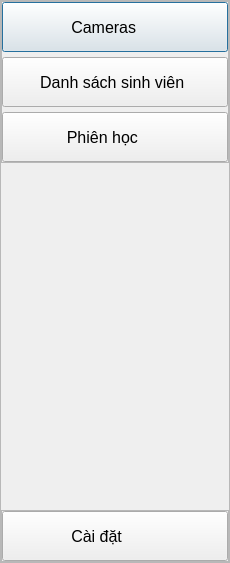
        <widget class="QFrame" name="menu">
         <property name="sizePolicy">
          <sizepolicy hsizetype="Maximum" vsizetype="Preferred">
           <horstretch>0</horstretch>
           <verstretch>0</verstretch>
          </sizepolicy>
         </property>
         <property name="minimumSize">
          <size>
           <width>230</width>
           <height>0</height>
          </size>
         </property>
         <property name="styleSheet">
          <string notr="true">#menu{
	background-color: rgb(135, 135, 135);
	border-bottom-left-radius: 10px;

}</string>
         </property>
         <property name="frameShape">
          <enum>QFrame::StyledPanel</enum>
         </property>
         <property name="frameShadow">
          <enum>QFrame::Raised</enum>
         </property>
         <layout class="QVBoxLayout" name="verticalLayout_3">
          <property name="spacing">
           <number>0</number>
          </property>
          <property name="leftMargin">
           <number>0</number>
          </property>
          <property name="topMargin">
           <number>0</number>
          </property>
          <property name="rightMargin">
           <number>0</number>
          </property>
          <property name="bottomMargin">
           <number>0</number>
          </property>
          <item>
           <widget class="QFrame" name="frame_5">
            <property name="frameShape">
             <enum>QFrame::StyledPanel</enum>
            </property>
            <property name="frameShadow">
             <enum>QFrame::Raised</enum>
            </property>
            <layout class="QVBoxLayout" name="verticalLayout_2">
             <property name="spacing">
              <number>5</number>
             </property>
             <property name="leftMargin">
              <number>0</number>
             </property>
             <property name="topMargin">
              <number>0</number>
             </property>
             <property name="rightMargin">
              <number>0</number>
             </property>
             <property name="bottomMargin">
              <number>0</number>
             </property>
             <item>
              <widget class="QPushButton" name="btn_camera">
               <property name="enabled">
                <bool>true</bool>
               </property>
               <property name="minimumSize">
                <size>
                 <width>0</width>
                 <height>50</height>
                </size>
               </property>
               <property name="font">
                <font>
                 <pointsize>12</pointsize>
                </font>
               </property>
               <property name="cursor">
                <cursorShape>PointingHandCursor</cursorShape>
               </property>
               <property name="contextMenuPolicy">
                <enum>Qt::DefaultContextMenu</enum>
               </property>
               <property name="layoutDirection">
                <enum>Qt::LeftToRight</enum>
               </property>
               <property name="autoFillBackground">
                <bool>false</bool>
               </property>
               <property name="styleSheet">
                <string notr="true">QPushButton {
	text-align: left;
    padding-left: 15px;
}

QPushButton:hover {
	background-color: rgb(153, 153, 153);
}
QPushButton:pressed {
	background-color: rgb(163, 163, 163);
}</string>
               </property>
               <property name="text">
                <string>            Cameras</string>
               </property>
               <property name="icon">
                <iconset resource="resources.qrc">
                 <normaloff>:/icons/images/icons/cil-camera.png</normaloff>:/icons/images/icons/cil-camera.png</iconset>
               </property>
               <property name="iconSize">
                <size>
                 <width>16</width>
                 <height>16</height>
                </size>
               </property>
               <property name="shortcut">
                <string/>
               </property>
               <property name="checkable">
                <bool>false</bool>
               </property>
               <property name="autoRepeat">
                <bool>false</bool>
               </property>
               <property name="autoExclusive">
                <bool>false</bool>
               </property>
               <property name="autoDefault">
                <bool>false</bool>
               </property>
               <property name="default">
                <bool>true</bool>
               </property>
              </widget>
             </item>
             <item>
              <widget class="QPushButton" name="btn_list_student">
               <property name="minimumSize">
                <size>
                 <width>0</width>
                 <height>50</height>
                </size>
               </property>
               <property name="font">
                <font>
                 <pointsize>12</pointsize>
                </font>
               </property>
               <property name="cursor">
                <cursorShape>PointingHandCursor</cursorShape>
               </property>
               <property name="styleSheet">
                <string notr="true">QPushButton {
	text-align: left;
    padding-left: 15px;
}
QPushButton:hover {
	background-color: rgb(153, 153, 153);
}
QPushButton:pressed {
	background-color: rgb(163, 163, 163);
}</string>
               </property>
               <property name="text">
                <string>     Danh sách sinh viên</string>
               </property>
               <property name="icon">
                <iconset resource="resources.qrc">
                 <normaloff>:/icons/images/icons/cil-featured-playlist.png</normaloff>:/icons/images/icons/cil-featured-playlist.png</iconset>
               </property>
               <property name="iconSize">
                <size>
                 <width>25</width>
                 <height>25</height>
                </size>
               </property>
              </widget>
             </item>
             <item>
              <widget class="QPushButton" name="btn_list_session">
               <property name="minimumSize">
                <size>
                 <width>0</width>
                 <height>50</height>
                </size>
               </property>
               <property name="font">
                <font>
                 <pointsize>12</pointsize>
                </font>
               </property>
               <property name="cursor">
                <cursorShape>PointingHandCursor</cursorShape>
               </property>
               <property name="styleSheet">
                <string notr="true">QPushButton {
	text-align: left;
    padding-left: 15px;
}
QPushButton:hover {
	background-color: rgb(153, 153, 153);
}
QPushButton:pressed {
	background-color: rgb(163, 163, 163);
}</string>
               </property>
               <property name="text">
                <string>           Phiên học</string>
               </property>
               <property name="icon">
                <iconset resource="resources.qrc">
                 <normaloff>:/icons/images/icons/cil-briefcase.png</normaloff>:/icons/images/icons/cil-briefcase.png</iconset>
               </property>
              </widget>
             </item>
            </layout>
           </widget>
          </item>
          <item>
           <spacer name="verticalSpacer">
            <property name="orientation">
             <enum>Qt::Vertical</enum>
            </property>
            <property name="sizeHint" stdset="0">
             <size>
              <width>20</width>
              <height>347</height>
             </size>
            </property>
           </spacer>
          </item>
          <item>
           <widget class="QFrame" name="frame_6">
            <property name="frameShape">
             <enum>QFrame::StyledPanel</enum>
            </property>
            <property name="frameShadow">
             <enum>QFrame::Raised</enum>
            </property>
            <layout class="QVBoxLayout" name="verticalLayout_4">
             <property name="spacing">
              <number>0</number>
             </property>
             <property name="leftMargin">
              <number>0</number>
             </property>
             <property name="topMargin">
              <number>0</number>
             </property>
             <property name="rightMargin">
              <number>0</number>
             </property>
             <property name="bottomMargin">
              <number>0</number>
             </property>
             <item>
              <widget class="QPushButton" name="pushButton_6">
               <property name="minimumSize">
                <size>
                 <width>0</width>
                 <height>50</height>
                </size>
               </property>
               <property name="font">
                <font>
                 <pointsize>12</pointsize>
                </font>
               </property>
               <property name="cursor">
                <cursorShape>PointingHandCursor</cursorShape>
               </property>
               <property name="layoutDirection">
                <enum>Qt::LeftToRight</enum>
               </property>
               <property name="styleSheet">
                <string notr="true">QPushButton {
	text-align: left;
    padding-left: 15px;
}
QPushButton:hover {
	background-color: rgb(153, 153, 153);
}
QPushButton:pressed {
	background-color: rgb(163, 163, 163);
}</string>
               </property>
               <property name="text">
                <string>            Cài đặt</string>
               </property>
               <property name="icon">
                <iconset resource="resources.qrc">
                 <normaloff>:/icons/images/icons/cil-settings.png</normaloff>:/icons/images/icons/cil-settings.png</iconset>
               </property>
               <property name="iconSize">
                <size>
                 <width>25</width>
                 <height>25</height>
                </size>
               </property>
              </widget>
             </item>
            </layout>
           </widget>
          </item>
         </layout>
        </widget>
